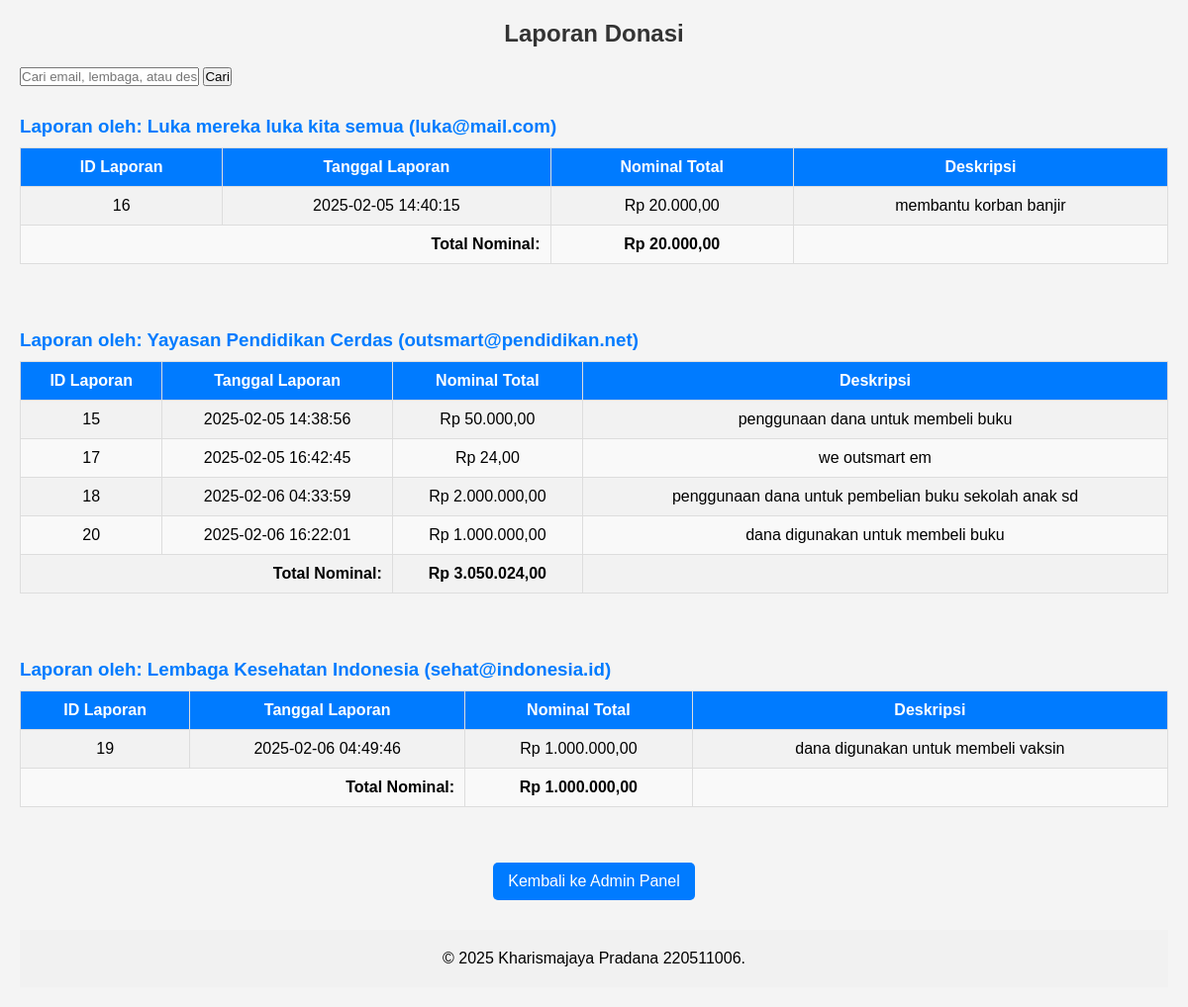
The page /data_laporan.php (signed in) on the database its author committed.
### tables this page shows
CREATE TABLE `lembaga_sosial` (
  `id` int(11) NOT NULL,
  `nama_lembaga` varchar(100) NOT NULL,
  `email` varchar(100) NOT NULL
);

CREATE TABLE `laporan` (
  `id` int(11) NOT NULL,
  `lembaga_id` int(11) DEFAULT NULL,
  `nama_lembaga` varchar(255) DEFAULT NULL,
  `deskripsi` text NOT NULL,
  `nominal` decimal(15,2) DEFAULT NULL,
  `created_at` timestamp NOT NULL DEFAULT current_timestamp()
);

### data_laporan.php (the view, shortened to what this page needs)
<?php
include 'db.php';
$search_query = "";
$laporan_result = mysqli_query($conn, "
    SELECT laporan.*, lembaga_sosial.email, lembaga_sosial.nama_lembaga
    FROM laporan
    LEFT JOIN lembaga_sosial ON laporan.lembaga_id = lembaga_sosial.id
    $search_query
    ORDER BY lembaga_sosial.email ASC
");
$laporan_by_email = [];
while ($laporan = mysqli_fetch_assoc($laporan_result)) {
    $laporan_by_email[$laporan['email']][] = $laporan;
}
?>
<!DOCTYPE html>
<html lang="id">
<head>
    <link rel="stylesheet" href="style/data_laporan.css">
</head>
<body>
    <h2>Laporan Donasi</h2>
    <form method="GET">
        <input type="text" name="search" placeholder="Cari email, lembaga, atau deskripsi" value="<?= isset($_GET['search']) ? $_GET['search'] : '' ?>">
        <button type="submit">Cari</button>
    </form>
    <?php if (!empty($laporan_by_email)) { ?>
        <?php foreach ($laporan_by_email as $email => $laporan_list) { ?>
            <h3>Laporan oleh: <?= $laporan_list[0]['nama_lembaga'] ?> (<?= $email; ?>)</h3>
            <table border="1">
                <tr>
                    <th>ID Laporan</th>
                    <th>Tanggal Laporan</th>
                    <th>Nominal Total</th>
                    <th>Deskripsi</th>
                </tr>
                <?php
                $total_nominal = 0;
                foreach ($laporan_list as $laporan) {
                    $total_nominal += $laporan['nominal'];
                ?>
                <tr>
                    <td><?= $laporan['id']; ?></td>
                    <td><?= $laporan['created_at']; ?></td>
                    <td>Rp <?= number_format($laporan['nominal'], 2, ',', '.'); ?></td>
                    <td><?= $laporan['deskripsi']; ?></td>
                </tr>
                <?php } ?>
                <tr>
                    <td colspan="2" style="text-align: right;"><strong>Total Nominal:</strong></td>
                    <td><strong>Rp <?= number_format($total_nominal, 2, ',', '.'); ?></strong></td>
                    <td></td>
                </tr>
            </table>
            <br><br>
        <?php } ?>
    <?php } else { ?>
        <p><strong>Tidak ada data yang cocok dengan pencarian.</strong></p>
    <?php } ?>
    <a href="admin.php">Kembali ke Admin Panel</a>
    <?php include 'footer.php'; ?>
</body>
</html>

### style/data_laporan.css (style rules this page uses)
* { margin: 0; padding: 0; box-sizing: border-box; font-family: Arial, sans-serif; }
body { background-color: #f4f4f4; padding: 20px; }
h2 { text-align: center; margin-bottom: 20px; color: #333; }
h3 { margin-top: 30px; color: #007BFF; }
table { width: 100%; border-collapse: collapse; margin-top: 10px; }
table, th, td { border: 1px solid #ddd; }
th, td { padding: 10px; text-align: center; }
th { background-color: #007BFF; color: white; }
td { background-color: #f9f9f9; }
tr:nth-child(even) td { background-color: #f2f2f2; }
tr:last-child { font-weight: bold; background-color: #d4edda; }
a { display: block; width: fit-content; margin: 20px auto; text-decoration: none; padding: 10px 15px; background: #007BFF; color: white; border-radius: 5px; text-align: center; transition: 0.3s; }

### rows shown on the page
lembaga_sosial: nama_lembaga "Luka mereka luka kita semua"
laporan: id "16", created_at "2025-02-05 14:40:15", nominal "20.000,00", deskripsi "membantu korban banjir"
lembaga_sosial: nama_lembaga "Yayasan Pendidikan Cerdas"
laporan: id "15", created_at "2025-02-05 14:38:56", nominal "50.000,00", deskripsi "penggunaan dana untuk membeli buku"
laporan: id "17", created_at "2025-02-05 16:42:45", nominal "24,00", deskripsi "we outsmart em"
laporan: id "18", created_at "2025-02-06 04:33:59", nominal "2.000.000,00", deskripsi "penggunaan dana untuk pembelian buku sekolah anak sd"
laporan: id "20", created_at "2025-02-06 16:22:01", nominal "1.000.000,00", deskripsi "dana digunakan untuk membeli buku"
lembaga_sosial: nama_lembaga "Lembaga Kesehatan Indonesia"
laporan: id "19", created_at "2025-02-06 04:49:46", nominal "1.000.000,00", deskripsi "dana digunakan untuk membeli vaksin"

### other values the page prints
$email "luka@mail.com"
$total_nominal "20.000,00"
$email "outsmart@pendidikan.net"
$total_nominal "3.050.024,00"
$email "sehat@indonesia.id"
$total_nominal "1.000.000,00"
